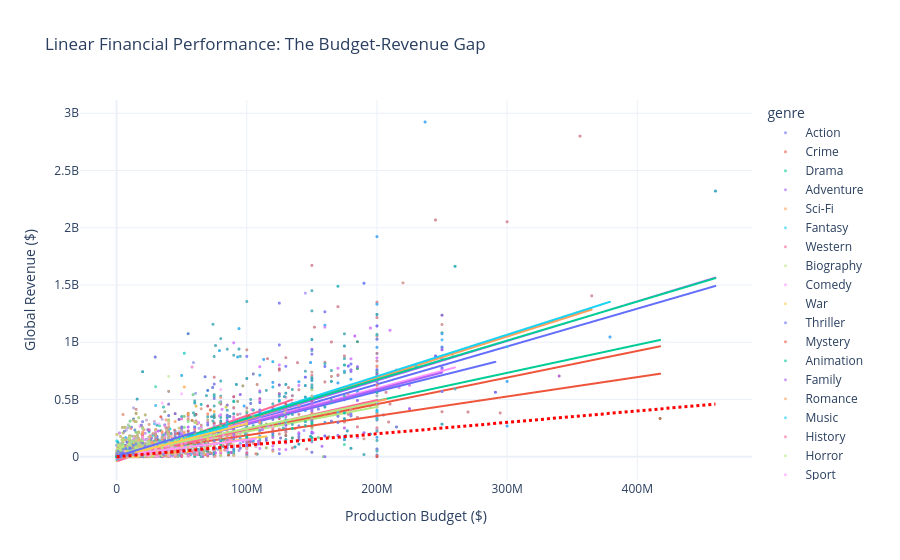

Source (notebook cell):
### Code cell
fig = px.scatter(
    df, 
    x="budget", 
    y="revenue", 
    color="genre",
    hover_name="title",
    opacity=0.6,
    title="Linear Financial Performance: The Budget-Revenue Gap",
    labels={"budget": "Production Budget ($)", "revenue": "Global Revenue ($)"},
    template="plotly_white",
    trendline="ols" # Optional: adds a linear trend line per genre
)

# 3. Add the 2x Breakeven Line
# Since it's linear, this will be a perfectly straight diagonal line.
max_limit = df['budget'].max()
fig.add_shape(
    type="line", x0=0, y0=0, x1=max_limit, y1=max_limit,
    line=dict(color="red", width=3, dash="dot")
)
fig.update_traces(marker=dict(size=3))

fig.show()
